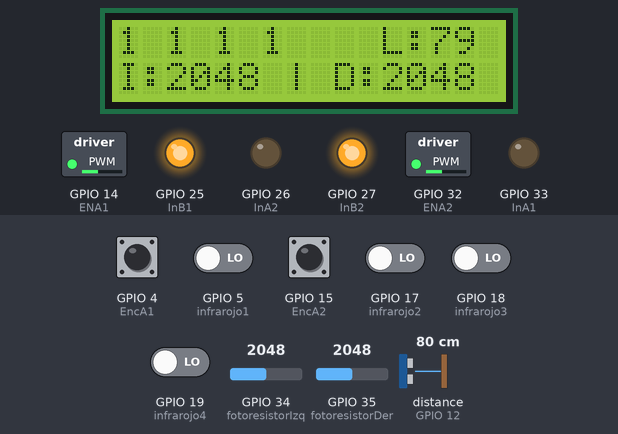
A sketch run on a simulated ESP32. Shown: 16×2 character LCD, switched loads named in the sketch (green lamp = pin HIGH), output pins drawn as LEDs (lit = HIGH). Wiring (inferred from the names in the program): ultrasonic range finder: trigger GPIO 13; echo GPIO 12. The inputs (shaded band) are chosen by the test bench; at power-on: GPIO 4 (EncA1), GPIO 15 (EncA2) HIGH, GPIO 5 (infrarojo1), GPIO 17 (infrarojo2), GPIO 18 (infrarojo3), GPIO 19 (infrarojo4) LOW, GPIO 34 (fotoresistorIzq) = 2048, GPIO 35 (fotoresistorDer) = 2048, distance to the obstacle (sensor on GPIO 12) 80 cm. The echo pulse lasts 58.3 µs per cm; pins used as bus, display or sensor lines are not drawn; what the sketch prints to the serial monitor is not drawn.

Above: at 1.2 s.
1.3 s: GPIO 34 (fotoresistorIzq) set to 1910
At 2.0 s:
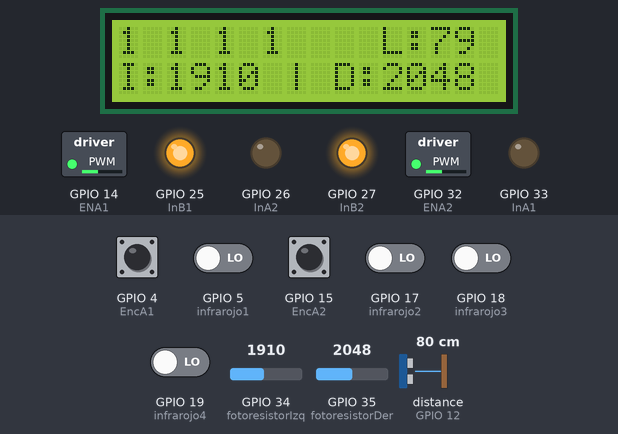
2.9 s: GPIO 34 (fotoresistorIzq) set to 1786
At 4.3 s:
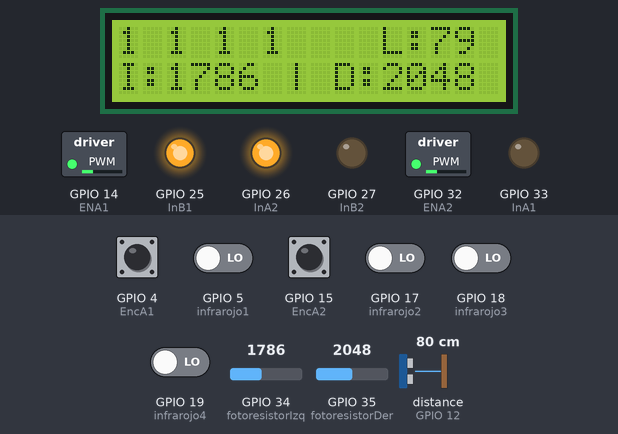
4.6 s: GPIO 35 (fotoresistorDer) set to 1923
At 5.9 s:
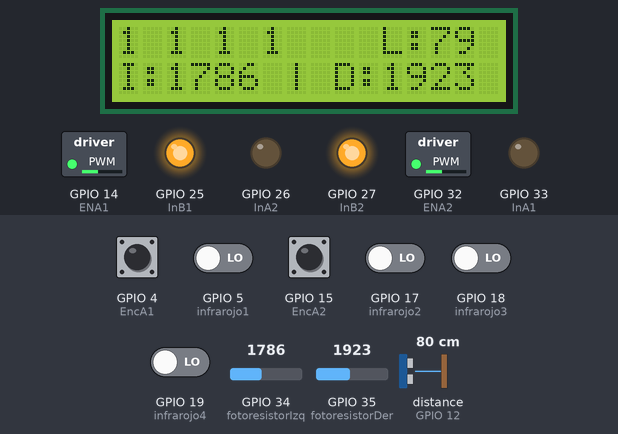
6.3 s: GPIO 35 (fotoresistorDer) set to 1624
At 7.0 s:
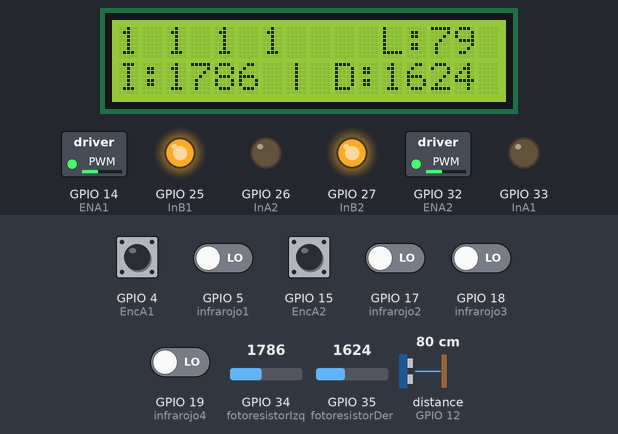
7.8 s: GPIO 35 (fotoresistorDer) set to 1530
At 9.2 s:
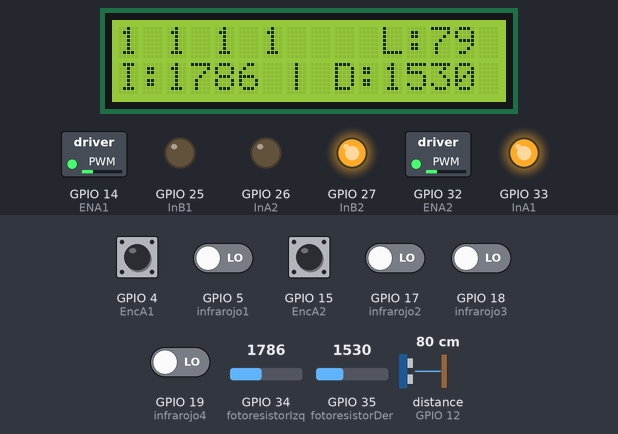
9.5 s: distance to the obstacle (sensor on GPIO 12) set to 18 cm
At 10.0 s:
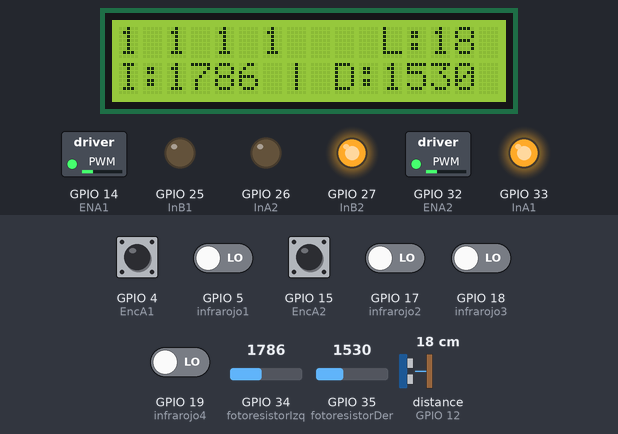
Timing chart, 0 to 12.0 s (numbered marks = the images above; inputs shaded):
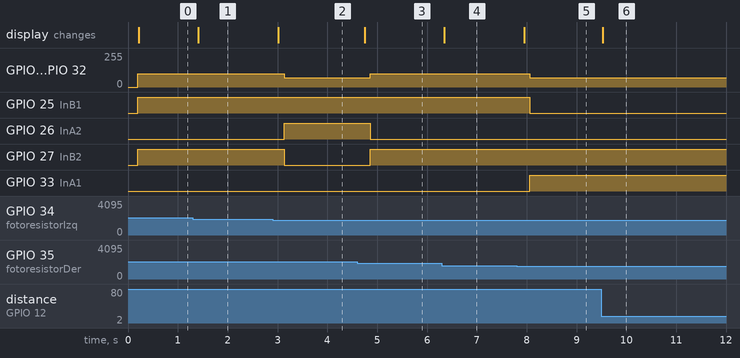

Measured:
- the behaviour switches between 1848 and 1847 on GPIO 34 (fotoresistorIzq) (found by bisection; images 1 and 2)
- the behaviour switches between 1987 and 1986 on GPIO 35 (fotoresistorDer) (found by bisection; images 2 and 3)
- the behaviour switches between 1586 and 1585 on GPIO 35 (fotoresistorDer) (found by bisection; images 4 and 5)
- after the input at 1.3 s, the display: changes after 0.11 s (image 1)
- after the input at 2.9 s, GPIO 14 (ENA1), GPIO 32 (ENA2): 100/255 → 70/255 after 0.23 s; GPIO 26 (InA2): LOW → HIGH after 0.23 s; GPIO 27 (InB2): HIGH → LOW after 0.23 s; the display: changes after 0.11 s (image 2)
- after the input at 4.6 s, GPIO 14 (ENA1), GPIO 32 (ENA2): 70/255 → 100/255 after 0.26 s; GPIO 26 (InA2): HIGH → LOW after 0.26 s; GPIO 27 (InB2): LOW → HIGH after 0.26 s; the display: changes after 0.15 s (image 3)
- after the input at 6.3 s, the display: changes after 0.05 s (image 4)
- after the input at 7.8 s, GPIO 14 (ENA1), GPIO 32 (ENA2): 100/255 → 70/255 after 0.26 s; GPIO 25 (InB1): HIGH → LOW after 0.26 s; GPIO 33 (InA1): LOW → HIGH after 0.26 s; the display: changes after 0.15 s (image 5)
- after the input at 9.5 s, the display: changes at once (image 6)

The sketch:

Proyecto-luz.ino
```cpp
#include <Wire.h> // Incluye la librería Wire, que permite la comunicación I2C
#include <LiquidCrystal_I2C.h> // Incluye la librería LiquidCrystal_I2C, que permite controlar pantallas LCD con interfaz I2C

LiquidCrystal_I2C lcd(0x27, 16, 2); // Crea un objeto lcd de la clase LiquidCrystal_I2C, con la dirección I2C 0x27 y especifica que la pantalla tiene 16 columnas y 2 filas

//Para definir la izquierda y la derecha es viendo el robot desde atrás de la pila
//Puertos
#define fotoresistorIzq 34 //Fotoresistores
#define fotoresistorDer 35
#define echoPin 12 //Ultrasonico
#define trigPin 13
#define infrarojo1 5 //Infrarojos de izquierda a derecha
#define infrarojo2 17
#define infrarojo3 18
#define infrarojo4 19
#define ENA1 14 //Encoder (2 derecha, 1 izquierda)
#define InB2 27 //MB
#define InA2 26 //MA
#define InB1 25 //MB
#define InA1 33 //MA
#define ENA2 32
#define EncA1 4 // Pin A del encoder 1
#define EncA2 15 // Pin A del encoder 2
#define EncB1 2 // Pin B del encoder 1
#define EncB2 16 // Pin B del encoder 2

//variables para el pwm de los encoders ya que no podemos usar analog Write
int channel0=0;
int channel1=1;
int freq=255;
int resolution=8;

//Variables
int luzDetectadaIzq;
int luzDetectadaDer;
int duracionUltrasonico;
int distanciaUltrasonico;
bool infra1, infra2, infra3, infra4;
volatile long pulsesDer = 0;
volatile long pulsesIzq = 0;

void setup() {
  Serial.begin(115200);

  pinMode(fotoresistorIzq, INPUT); // Configuracion fotoresistencias como entrada
  pinMode(fotoresistorDer, INPUT);
  pinMode(trigPin, OUTPUT); // Configuracion del utrasonico
  pinMode(echoPin, INPUT);
  pinMode (infrarojo1, INPUT); // Configuracion de sensores infrarojos
  pinMode (infrarojo2, INPUT);
  pinMode (infrarojo3, INPUT);
  pinMode (infrarojo4, INPUT);
  pinMode(ENA1, OUTPUT);
  pinMode(InA1, OUTPUT);
  pinMode(InB1, OUTPUT);
  pinMode(ENA2, OUTPUT);
  pinMode(InA2, OUTPUT);
  pinMode(InB2, OUTPUT);
  pinMode(EncA1, INPUT); // Configuración del encoder
  pinMode(EncB1, INPUT);
  pinMode(EncA2, INPUT);
  pinMode(EncB2, INPUT);
  lcd.init();   // Inicializa el LCD
  lcd.backlight();   // Enciende la retroiluminación del LCD

  //2 canales para el pwm, definimos 2 canales para el ena1 y 2 para mandarles 2 pwm a cada encoder de los motoredictores
  ledcSetup(channel0,freq,resolution);
  ledcAttachPin(ENA1,channel0);
  ledcSetup(channel1,freq,resolution);
  ledcAttachPin(ENA2,channel1);

}
void loop()
 {
  luzDetectadaIzq = analogRead(fotoresistorIzq);
  luzDetectadaDer = analogRead(fotoresistorDer);
  attachInterrupt(digitalPinToInterrupt(EncA1), Encoder_izquierdo, RISING);
  attachInterrupt(digitalPinToInterrupt(EncA2), Encoder_derecho, RISING);
  monitorSerialPulsos();
  Fotoresistor();
  Ultrasonico();
  Obstaculos();
  Serial.println();

int diff = abs(luzDetectadaIzq-luzDetectadaDer);
  //FUNCIONES PARA MOVER LOS MOTORES DE ACUERDO A LA LECTURA DE LOS LDR--->SEGUIR LUZ
  if(diff<=200){
    adelante();
  } else if (luzDetectadaIzq < luzDetectadaDer){
    derecha();
    // Si la luz está a la derecha, girar hacia la derecha
  } else if (luzDetectadaIzq > luzDetectadaDer) {
    izquierda();
  } else {
    detenido();
  }
}

void monitorSerialPulsos(){
  Serial.print("Pulsos_Enc_Izq:"+String(pulsesIzq)+" | Pulsos_Enc_Der:"+String(pulsesDer)+" | ");
}

void Fotoresistor()
{
  luzDetectadaIzq = analogRead(fotoresistorIzq);
  luzDetectadaDer = analogRead(fotoresistorDer);
  lcd.setCursor(0,1);
  lcd.print("I:" + String(luzDetectadaIzq) + " | D:" + String(luzDetectadaDer));
  delay(100);
  Serial.print("LDR_Izq:"+String(luzDetectadaIzq)+" | LDR_Der:"+String(luzDetectadaDer)+" |");
  //milis(25);
}

void Ultrasonico(){
  digitalWrite(trigPin, LOW);
  delayMicroseconds(1000);

  digitalWrite(trigPin, HIGH);
  delayMicroseconds(10);
  digitalWrite(trigPin, LOW);

  duracionUltrasonico = pulseIn(echoPin,HIGH);

  distanciaUltrasonico = 0.0343 * duracionUltrasonico * 0.5;

  lcd.setCursor(11,0);
  lcd.print("L:"+String(distanciaUltrasonico));
  Serial.print("Distancia:"+String(distanciaUltrasonico)+" | ");
}

void Obstaculos(){
  //lectura de sensores inflarojos
  infra1 = digitalRead(infrarojo1);
  infra2 = digitalRead(infrarojo2);
  infra3 = digitalRead(infrarojo3);
  infra4 = digitalRead(infrarojo4);

  bool infra[] = {infra1, infra2, infra3, infra4};
  int obstaculo[] = {0, 0, 0, 0};

  for(int i=0;i<4;i++){
    if(!infra[i]){
      obstaculo[i] = 1;
    }
  }

  Serial.print("Obst:"+String(obstaculo[0])+" "+String(obstaculo[1])+" "+String(obstaculo[2])+" "+String(obstaculo[3])+" | ");
  lcd.setCursor(0,0);   // Establece la posición del cursor en la columna 0, fila 0
  lcd.print(String(obstaculo[0])+" "+String(obstaculo[1])+" "+String(obstaculo[2])+" "+String(obstaculo[3]));
}

void Encoder_izquierdo(){
  if(digitalRead(EncB1)==HIGH){
      pulsesIzq++;
  } else {
    pulsesIzq--;
  }
}

void Encoder_derecho() {
  if (digitalRead(EncB2) == HIGH) {
    pulsesDer++;
  } else {
    pulsesDer--;
  }
}

void adelante() {
  ledcWrite(channel0, 100);
  digitalWrite(InA1, LOW);
  digitalWrite(InB1, HIGH);
  ledcWrite(channel1, 100);
  digitalWrite(InA2, LOW);
  digitalWrite(InB2, HIGH);
}

void derecha() {
  ledcWrite(channel0, 70);
  digitalWrite(InA1, LOW);
  digitalWrite(InB1, HIGH);
  ledcWrite(channel1, 70);
  digitalWrite(InA2, HIGH);
  digitalWrite(InB2, LOW);
}

void izquierda() {
  ledcWrite(channel0, 70);
  digitalWrite(InA1, HIGH);
  digitalWrite(InB1, LOW);
  ledcWrite(channel1, 70);
  digitalWrite(InA2, LOW);
  digitalWrite(InB2, HIGH);
}


void detenido()
{
  digitalWrite(ENA1, LOW);
  digitalWrite(InA1, LOW);
  digitalWrite(InB1, LOW);

  digitalWrite(ENA2,LOW);
  digitalWrite(InA2, LOW);
  digitalWrite(InB2, LOW);
 }
```
